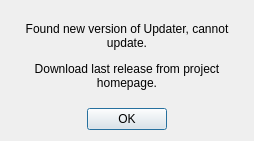
<?xml version="1.0" encoding="UTF-8"?>
<ui version="4.0">
 <class>Dialog</class>
 <widget class="QDialog" name="Dialog">
  <property name="geometry">
   <rect>
    <x>0</x>
    <y>0</y>
    <width>254</width>
    <height>141</height>
   </rect>
  </property>
  <property name="windowTitle">
   <string>MFF Auto</string>
  </property>
  <layout class="QVBoxLayout" name="verticalLayout">
   <item>
    <widget class="QLabel" name="label">
     <property name="frameShape">
      <enum>QFrame::NoFrame</enum>
     </property>
     <property name="text">
      <string>&lt;html&gt;&lt;head/&gt;&lt;body&gt;&lt;p&gt;Found new version of Updater, cannot update.&lt;/p&gt;&lt;p&gt;Download last release from project homepage.&lt;/p&gt;&lt;/body&gt;&lt;/html&gt;</string>
     </property>
     <property name="textFormat">
      <enum>Qt::AutoText</enum>
     </property>
     <property name="scaledContents">
      <bool>false</bool>
     </property>
     <property name="alignment">
      <set>Qt::AlignCenter</set>
     </property>
     <property name="wordWrap">
      <bool>true</bool>
     </property>
    </widget>
   </item>
   <item>
    <widget class="QDialogButtonBox" name="buttonBox">
     <property name="orientation">
      <enum>Qt::Horizontal</enum>
     </property>
     <property name="standardButtons">
      <set>QDialogButtonBox::Ok</set>
     </property>
     <property name="centerButtons">
      <bool>true</bool>
     </property>
    </widget>
   </item>
  </layout>
 </widget>
 <resources/>
 <connections>
  <connection>
   <sender>buttonBox</sender>
   <signal>accepted()</signal>
   <receiver>Dialog</receiver>
   <slot>accept()</slot>
   <hints>
    <hint type="sourcelabel">
     <x>248</x>
     <y>254</y>
    </hint>
    <hint type="destinationlabel">
     <x>157</x>
     <y>274</y>
    </hint>
   </hints>
  </connection>
  <connection>
   <sender>buttonBox</sender>
   <signal>rejected()</signal>
   <receiver>Dialog</receiver>
   <slot>reject()</slot>
   <hints>
    <hint type="sourcelabel">
     <x>316</x>
     <y>260</y>
    </hint>
    <hint type="destinationlabel">
     <x>286</x>
     <y>274</y>
    </hint>
   </hints>
  </connection>
 </connections>
</ui>
